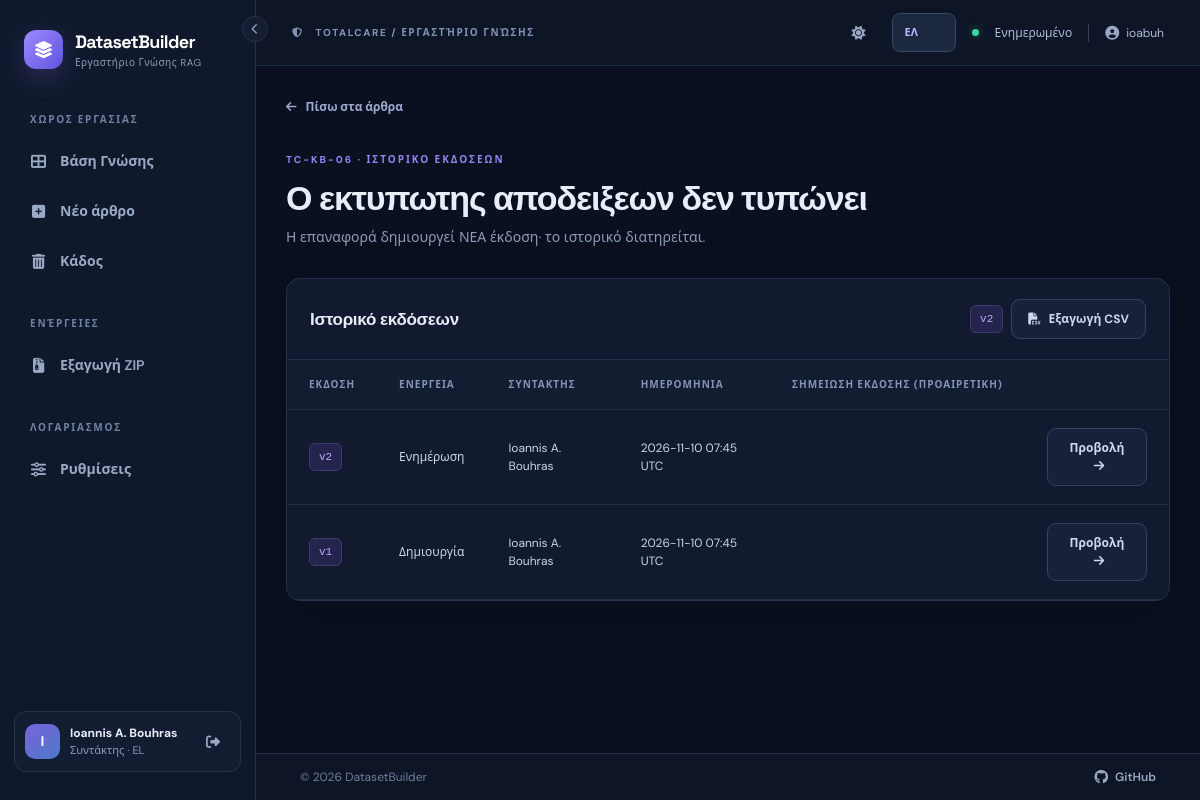
Page /documents/6/history (signed in) on the committed database.
### datasetbuilder/models.py (models this page shows, shortened)
class MetadataOption(db.Model):
    __tablename__ = "metadata_options"
    __table_args__ = (UniqueConstraint("field", "value_key", name="uq_metadata_option_field_key"),)
    id = db.Column(db.Integer, primary_key=True)
    field = db.Column(db.String(40), nullable=False)
    value = db.Column(db.String(120), nullable=False)
    value_key = db.Column(db.String(400), nullable=False)
    greek_label = db.Column(db.String(120), nullable=False)
    position = db.Column(db.Integer, nullable=False)

class User(UserMixin, db.Model):
    __tablename__ = "users"
    id = db.Column(db.Integer, primary_key=True)
    username = db.Column(db.String(80), nullable=False, unique=True)
    display_name = db.Column(db.String(160), nullable=False)
    password_hash = db.Column(db.String(255), nullable=False)
    role = db.Column(db.String(20), nullable=False, default="editor")
    active = db.Column(db.Boolean, nullable=False, default=True)
    created_at = db.Column(db.DateTime, nullable=False, default=utcnow)
    last_login_at = db.Column(db.DateTime)
    preferred_language = db.Column(db.String(2), nullable=False, default="en")
    preferred_theme = db.Column(db.String(5), nullable=False, default="dark")
    @property
    def is_active(self):
        return self.active
    def can_edit(self):
        return self.role in ("admin", "editor")
    def is_admin(self):
        return self.role == "admin"

class Document(db.Model):
    __tablename__ = "documents"
    __table_args__ = (Index("ix_documents_search_filters", "deleted_at", "knowledge_status", "category"),)
    id = db.Column(db.Integer, primary_key=True)
    title = db.Column(db.String(240), nullable=False)
    slug = db.Column(db.String(260), nullable=False)
    markdown = db.Column(db.Text, nullable=False)
    category = db.Column(db.String(120), nullable=False, default="General")
    knowledge_status = db.Column(db.String(60), nullable=False, default="Draft")
    product = db.Column(db.String(120), nullable=False, default="TotalCare")
    language = db.Column(db.String(40), nullable=False, default="English")
    created_by_id = db.Column(db.Integer, db.ForeignKey("users.id", ondelete="RESTRICT"), nullable=False)
    updated_by_id = db.Column(db.Integer, db.ForeignKey("users.id", ondelete="RESTRICT"), nullable=False)
    revision = db.Column(db.Integer, nullable=False, default=1)
    created_at = db.Column(db.DateTime, nullable=False, default=utcnow)
    updated_at = db.Column(db.DateTime, nullable=False, default=utcnow)
    deleted_at = db.Column(db.DateTime)
    sync_error = db.Column(db.Text)
    created_by = db.relationship("User", foreign_keys=[created_by_id], lazy="joined")
    updated_by = db.relationship("User", foreign_keys=[updated_by_id], lazy="joined")
    versions = db.relationship("DocumentRevision", back_populates="document", order_by="DocumentRevision.number.desc()")
    @property
    def kb_id(self):
        from flask import current_app
        return f"{current_app.config['KB_PREFIX']}-{self.id:0{current_app.config['KB_PADDING']}d}"

class DocumentRevision(db.Model):
    __tablename__ = "document_revisions"
    __table_args__ = (UniqueConstraint("document_id", "number", name="uq_doc_revision"),)
    id = db.Column(db.Integer, primary_key=True)
    document_id = db.Column(db.Integer, db.ForeignKey("documents.id", ondelete="CASCADE"), nullable=False, index=True)
    number = db.Column(db.Integer, nullable=False)
    title = db.Column(db.String(240), nullable=False)
    slug = db.Column(db.String(260), nullable=False)
    markdown = db.Column(db.Text, nullable=False)
    edited_by_id = db.Column(db.Integer, db.ForeignKey("users.id", ondelete="RESTRICT"), nullable=False)
    action = db.Column(db.String(30), nullable=False, default="update")
    note = db.Column(db.String(500), nullable=False, default="")
    created_at = db.Column(db.DateTime, nullable=False, default=utcnow)
    document = db.relationship("Document", back_populates="versions")
    edited_by = db.relationship("User", lazy="joined")

### datasetbuilder/views.py (the view)
@bp.get('/documents/<int:doc_id>/history')
@login_required
def history(doc_id):
    doc = get_doc_or_404(doc_id, include_deleted=True)
    revisions = (db.session.query(DocumentRevision).filter_by(document_id=doc.id)
                 .order_by(DocumentRevision.number.desc())
                 .paginate(page=current_page(), per_page=PAGE_SIZE, error_out=False))
    return render_template('history.html', doc=doc, revisions=revisions)

### datasetbuilder/__init__.py (called while the page is built)
@login_manager.user_loader
def load_user(user_id):
    try:
        user = db.session.get(User, int(user_id))
        return user if user and user.active else None
    except (TypeError, ValueError):
        return None

### datasetbuilder/access.py (called while the page is built)
def can_read(document):
    if document.deleted_at is not None:
        return current_user.can_edit()
    return True

def get_document(document_id, *, include_deleted=False):
    document = db.get_or_404(Document, document_id)
    if document.deleted_at is not None and not include_deleted:
        abort(404)
    if not can_read(document):
        abort(404)
    return document

### datasetbuilder/i18n.py (called while the page is built)
def translate(key, lang='en'):
    return (EL if lang == 'el' else EN).get(key, EN.get(key, key))

### datasetbuilder/metadata_options.py (called while the page is built)
def all_options():
    options = {field: [] for field in OPTION_FIELDS}
    for option in db.session.query(MetadataOption).order_by(MetadataOption.position, MetadataOption.id):
        if option.field in options:
            options[option.field].append(option)
    return options

### datasetbuilder/pagination.py (called while the page is built)
def current_page():
    return max(request.args.get('page', 1, type=int), 1)

### datasetbuilder/views.py (called while the page is built)
def get_doc_or_404(doc_id, include_deleted=False):
    return get_document(doc_id, include_deleted=include_deleted)

### datasetbuilder/templates/history.html (shortened to what this page needs)
{% extends 'base.html' %}
{% from '_pagination.html' import pagination with context %}
{% block content %}
<div class="wide-container">
  <div class="page-head"><div><a class="back-link" href="{{ url_for('main.show_document', doc_id=doc.id) }}"><i class="fa-solid fa-arrow-left"></i> {{ t('back') }}</a><div class="eyebrow mt-4">{{ doc.kb_id }} · {{ t('history') }}</div><h1>{{ doc.title }}</h1><p class="muted">{{ t('revision_warning') }}</p></div></div>
  <div class="surface">
    <div class="surface-header"><h2>{{ t('history') }}</h2><div class="d-flex align-items-center gap-2"><span class="code-tag">v{{ doc.revision }}</span><a class="btn btn-outline-light-custom" href="{{ url_for('main.export_history_csv', doc_id=doc.id) }}"><i class="fa-solid fa-file-csv me-2"></i>{{ t('export_csv') }}</a></div></div>
    <div class="table-responsive"><table class="table data-table"><thead><tr><th>{{ t('revision') }}</th><th>{{ t('action') }}</th><th>{{ t('author') }}</th><th>{{ t('date') }}</th><th>{{ t('revision_note') }}</th><th></th></tr></thead><tbody>
      {% for rev in revisions.items %}<tr><td><span class="code-tag">v{{ rev.number }}</span></td><td>{{ t('revision_action_' + rev.action) }}</td><td>{{ rev.edited_by.display_name }}</td><td>{{ rev.created_at.strftime('%Y-%m-%d %H:%M') }} UTC</td><td class="muted">{{ rev.note }}</td><td><a class="btn btn-sm btn-outline-light-custom" href="{{ url_for('main.history_revision', doc_id=doc.id, revision_id=rev.id) }}">{{ t('view') }} <i class="fa-solid fa-arrow-right ms-1"></i></a></td></tr>{% endfor %}
    </tbody></table></div>
  </div>
</div>
{% endblock %}

### datasetbuilder/templates/base.html (shortened to what this page needs)
<!doctype html>
<html lang="{{ ui_lang }}" data-theme="{{ ui_theme }}">
<head>
  <link rel="stylesheet" href="{{ url_for('static', filename='vendor/bootstrap.min.css') }}">
  <link rel="stylesheet" href="https://cdnjs.cloudflare.com/ajax/libs/font-awesome/6.5.2/css/all.min.css">
  <link rel="stylesheet" href="{{ url_for('static', filename='css/app.css') }}">
  <link rel="stylesheet" href="{{ url_for('static', filename='css/print.css') }}" media="print">
</head>
<body class="{% if current_user.is_authenticated %}app-shell{% else %}login-shell{% endif %}{% if nav_collapsed %} nav-collapsed{% endif %}">
{% if current_user.is_authenticated %}
  <aside class="sidebar" id="appSidebar">
    <button type="button" class="nav-collapse-btn" id="nav-collapse" aria-controls="appSidebar" aria-expanded="true" title="{{ t('collapse_nav') }}"><i class="fa-solid fa-chevron-left"></i></button>
    <a class="brand" href="{{ url_for('main.dashboard') }}">
      <span class="brand-icon"><i class="fa-solid fa-layer-group"></i></span>
      <span class="brand-text"><strong>DatasetBuilder</strong><small>{{ t('tagline') }}</small></span>
    </a>
    <div class="sidebar-label">{{ t('workspace')|upper }}</div>
    <nav class="menu">
      <a class="menu-link {% if request.endpoint == 'main.dashboard' %}active{% endif %}" href="{{ url_for('main.dashboard') }}" title="{{ t('dashboard') }}"><i class="fa-solid fa-table-cells-large"></i> <span class="nav-text">{{ t('dashboard') }}</span></a>
      {% if current_user.can_edit() %}
      <a class="menu-link {% if request.endpoint == 'main.new_document' %}active{% endif %}" href="{{ url_for('main.new_document') }}" title="{{ t('new_article') }}"><i class="fa-solid fa-square-plus"></i> <span class="nav-text">{{ t('new_article') }}</span></a>
      {% endif %}
      {% if current_user.can_edit() %}<a class="menu-link {% if request.endpoint == 'main.trash' %}active{% endif %}" href="{{ url_for('main.trash') }}" title="{{ t('trash') }}"><i class="fa-solid fa-trash-can"></i> <span class="nav-text">{{ t('trash') }}</span></a>{% endif %}
    </nav>
    <div class="sidebar-label mt-4">{{ t('actions')|upper }}</div>
    <nav class="menu">
      <a class="menu-link" href="{{ url_for('main.export_zip') }}" id="nav-export" title="{{ t('export') }}"><i class="fa-solid fa-file-zipper"></i> <span class="nav-text">{{ t('export') }}</span></a>
    </nav>
    <div class="sidebar-label mt-4">{{ t('account')|upper }}</div>
    <nav class="menu">
      <a class="menu-link " href="{{ url_for('main.settings') }}" title="{{ t('settings') }}"><i class="fa-solid fa-sliders"></i> <span class="nav-text">{{ t('settings') }}</span></a>
    </nav>
    <div class="sidebar-footer">
      <div class="user-avatar">{{ current_user.display_name[:1]|upper }}</div>
      <div class="user-mini"><b>{{ current_user.display_name }}</b><small>{{ t('account_role_'+current_user.role) }} · {{ 'EL' if ui_lang == 'el' else 'EN' }}</small></div>
      <form method="post" action="{{ url_for('auth.logout') }}"><input type="hidden" name="csrf_token" value="{{ csrf_token() }}"><button class="icon-btn" title="{{ t('logout') }}" aria-label="{{ t('logout') }}"><i class="fa-solid fa-right-from-bracket"></i></button></form>
    </div>
  </aside>
{% endif %}
<main class="{% if current_user.is_authenticated %}main-area{% else %}login-main{% endif %}">
{% if current_user.is_authenticated %}
  <header class="topbar">
    <div class="d-flex align-items-center gap-2"><span class="location-label"><i class="fa-solid fa-shield-halved me-2"></i> TOTALCARE / {{ t('knowledge_studio')|upper }}</span></div>
    <div class="d-flex align-items-center gap-3"><button class="icon-btn" id="theme-toggle" type="button" title="{{ t('switch_theme') }}" aria-label="{{ t('switch_theme') }}"><i class="fa-solid fa-{{ 'sun' if ui_theme == 'dark' else 'moon' }}"></i></button><form action="{{ url_for('main.change_language') }}" method="post" class="d-inline-flex align-items-center"><input type="hidden" name="csrf_token" value="{{ csrf_token() }}"><input type="hidden" name="next" value="{{ request.full_path }}"><select name="language" class="form-select form-select-sm lang-switch" aria-label="{{ t('preferred_language') }}"><option value="en" {% if ui_lang=='en' %}selected{% endif %}>EN</option><option value="el" {% if ui_lang=='el' %}selected{% endif %}>ΕΛ</option></select></form><span class="live-dot"></span><span class="topbar-note">{{ t('ready') }}</span><span class="topbar-user"><i class="fa-solid fa-user-circle"></i>{{ current_user.username }}</span></div>
  </header>
{% endif %}
  <div class="content-area {% block content_class %}{% endblock %}">{% block content %}{% endblock %}</div>
  <footer class="app-footer">
    <span class="app-footer-copy">&copy; {{ footer_year }} {{ footer_owner }}</span>
    <a class="app-footer-link" href="{{ footer_url }}" target="_blank" rel="noopener noreferrer"><i class="fa-brands fa-github"></i> GitHub</a>
  </footer>
</main>
<div class="toast-container position-fixed top-0 end-0 p-4" id="toast-container" style="z-index:11000;"></div>
</body>
</html>

### rows in the picture
MetadataOption: greek_label "Ρυθμίσεις"
User: display_name "I", display_name "Ioannis A. Bouhras", role "Συντάκτης", preferred_language "EL", language "ΕΛ", username "ioabuh"
Document: kb_id "TC-KB-06", title "Ο εκτυπωτης αποδειξεων δεν τυπώνει", revision "2"
DocumentRevision: number "2", action "Ενημέρωση", edited_by.display_name "Ioannis A. Bouhras", created_at "2026-11-10 07:45", t "Προβολή"
DocumentRevision: number "1", action "Δημιουργία", edited_by.display_name "Ioannis A. Bouhras", created_at "2026-11-10 07:45", t "Προβολή"

### other values in the picture
{{ t('tagline') }} "Εργαστήριο Γνώσης RAG"
{{ t('workspace')|upper }} "ΧΩΡΟΣ ΕΡΓΑΣΙΑΣ"
{{ t('dashboard') }} "Βάση Γνώσης"
{{ t('new_article') }} "Νέο άρθρο"
{{ t('trash') }} "Κάδος"
{{ t('actions')|upper }} "ΕΝΈΡΓΕΙΕΣ"
{{ t('export') }} "Εξαγωγή ZIP"
{{ t('account')|upper }} "ΛΟΓΑΡΙΑΣΜΟΣ"
{{ t('knowledge_studio')|upper }} "ΕΡΓΑΣΤΉΡΙΟ ΓΝΏΣΗΣ"
{{ t('ready') }} "Ενημερωμένο"
{{ t('back') }} "Πίσω στα άρθρα"
{{ t('history') }} "ΙΣΤΟΡΙΚΌ ΕΚΔΌΣΕΩΝ"
{{ t('revision_warning') }} "Η επαναφορά δημιουργεί ΝΕΑ έκδοση· το ιστορικό διατηρείται."
{{ t('history') }} "Ιστορικό εκδόσεων"
{{ t('export_csv') }} "Εξαγωγή CSV"
